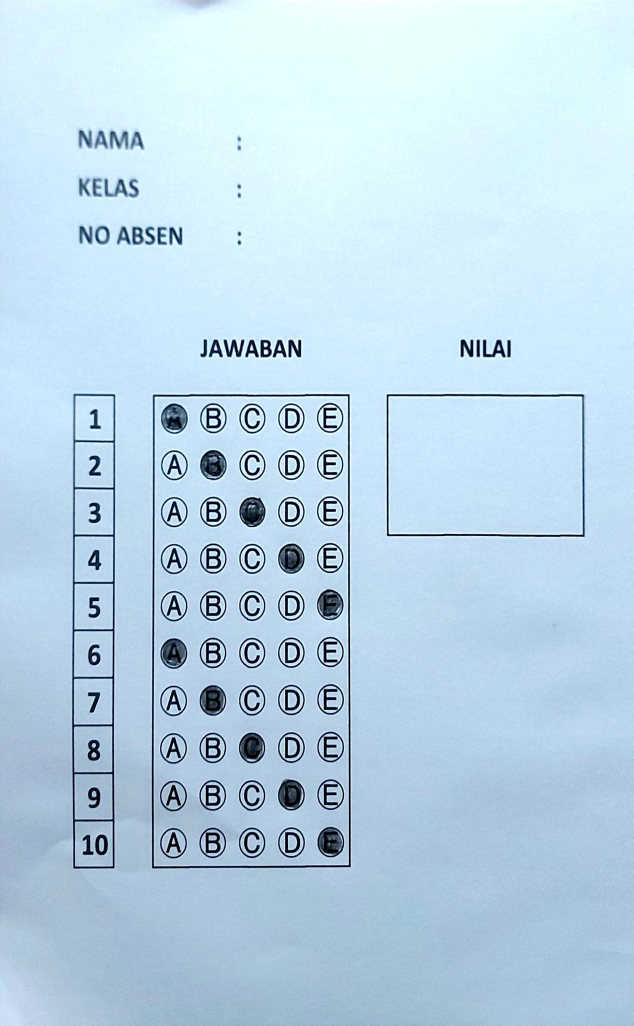
#> input picture semoga.jpeg, 1900 x 3076 px (shown at 1/3 size)
$ python main.py
#> lines starting #> are read from the running program, lines starting #| are printed output that depends on the picture; after the words box and inside, x2 and y2 are one past the last pixel; in counts of white or black regions, pixels touching at a corner belong together
### utlis.py
import cv2
import numpy as np

## TO STACK ALL THE IMAGES IN ONE WINDOW
def stackImages(imgArray,scale,lables=[]):
    rows = len(imgArray)
    cols = len(imgArray[0])
    rowsAvailable = isinstance(imgArray[0], list)
    width = imgArray[0][0].shape[1]
    height = imgArray[0][0].shape[0]
    if rowsAvailable:
        for x in range ( 0, rows):
            for y in range(0, cols):
                imgArray[x][y] = cv2.resize(imgArray[x][y], (0, 0), None, scale, scale)
                if len(imgArray[x][y].shape) == 2: imgArray[x][y]= cv2.cvtColor( imgArray[x][y], cv2.COLOR_GRAY2BGR)
        imageBlank = np.zeros((height, width, 3), np.uint8)
        hor = [imageBlank]*rows
        hor_con = [imageBlank]*rows
        for x in range(0, rows):
            hor[x] = np.hstack(imgArray[x])
            hor_con[x] = np.concatenate(imgArray[x])
        ver = np.vstack(hor)
        ver_con = np.concatenate(hor)
    else:
        for x in range(0, rows):
            imgArray[x] = cv2.resize(imgArray[x], (0, 0), None, scale, scale)
            if len(imgArray[x].shape) == 2: imgArray[x] = cv2.cvtColor(imgArray[x], cv2.COLOR_GRAY2BGR)
        hor= np.hstack(imgArray)
        hor_con= np.concatenate(imgArray)
        ver = hor
    if len(lables) != 0:
        eachImgWidth= int(ver.shape[1] / cols)
        eachImgHeight = int(ver.shape[0] / rows)
        #print(eachImgHeight)
        for d in range(0, rows):
            for c in range (0,cols):
                cv2.rectangle(ver,(c*eachImgWidth,eachImgHeight*d),(c*eachImgWidth+len(lables[d])*13+27,30+eachImgHeight*d),(255,255,255),cv2.FILLED)
                cv2.putText(ver,lables[d],(eachImgWidth*c+10,eachImgHeight*d+20),cv2.FONT_HERSHEY_COMPLEX,0.7,(255,0,255),2)
    return ver


def rectContour(contours):
    rectCon = []
    for i in contours:
        area = cv2.contourArea(i)
       #print("Area ",area)
        if area >50:
            peri = cv2.arcLength(i,True)
            approx = cv2.approxPolyDP(i,0.02*peri,True)
            # print("Per ", peri)
            # print("Approx ", approx)
            # print("Cornor ", len(approx))
            if len(approx) == 4:
                rectCon.append(i)
    rectCon = sorted(rectCon,key=cv2.contourArea,reverse=True)
    return rectCon


def getCornerPoints(cont):
    peri = cv2.arcLength(cont,True)
    approx = cv2.approxPolyDP(cont,0.02*peri,True)
    return approx


def splitBoxes(img):
    boxes = []
    rows = np.vsplit(img,10) #baris
    # cv2.imshow("row",rows[9])
    for r in rows:
        cols = np.hsplit(r,5)
        for box in cols:
            boxes.append(box)
            #cv2.imshow("split",box)
    return boxes

# [12 lines left out: function drawGrid, not called in this run]

def showAnswers(img,myIndex,grading,answers,qNum,nChoices):
    secW = int(img.shape[1]// nChoices)
    secH = int(img.shape[0]//qNum)
    #print(secW)
    #print(secH)
    for x in range (0,qNum):
        #choose box
        myAns = myIndex[x]
        cX = (myAns*secW)+secW//2
        cY = (x*secH)+secH//2
        print(cX)

        #choose coller
        if grading[x] == 1:
            myColor = (0,255,0) # green for correct ans
        else:
            myColor = (0,0,255) # red for wrong ans
            correctAns = answers[x]
            cv2.circle(img,((correctAns*secW)+secW//2,(x*secH)+secH//2),20,(0,255,0),cv2.FILLED)

        #draw circle
        cv2.circle(img,(cX,cY),30,myColor,cv2.FILLED)
    return img

def reorder(myPoints):
    myPoints = myPoints.reshape((4,2))
    myPointsNew= np.zeros((4,1,2),np.int32)

    add = myPoints.sum(1)
    #print("poin", myPoints)
    #print("add", add)

    myPointsNew[0] = myPoints[np.argmin(add)] # 0,0
    myPointsNew[3] = myPoints[np.argmax(add)] # h,w
    diff = np.diff(myPoints, axis=1)
    myPointsNew[1] = myPoints[np.argmin(diff)] # w,0
    myPointsNew[2] = myPoints[np.argmax(diff)] # 0,h
    #print("diff",diff)
    return myPointsNew

### main.py
import cv2 as cv
import numpy as np
import utlis

path = "semoga.jpeg"
lebar = 700
tinggi = 700
questions = 10
choices =5
answers = [0,1,2,3,4,0,1,2,3,3]
maxGrade = 100
#########################


img = cv.imread(path)
#> img is the input picture: shape (3076, 1900, 3); mean B, G, R 231.6, 214, 187.7

# PREPROCESSING
img = cv.resize(img, (lebar,tinggi))
#> img: shape (700, 700, 3)
imgGray = cv.cvtColor(img, cv.COLOR_BGR2GRAY)
imgBlur = cv.GaussianBlur(imgGray, (5,5),1)
imgCanny = cv.Canny(imgBlur, 10,50)
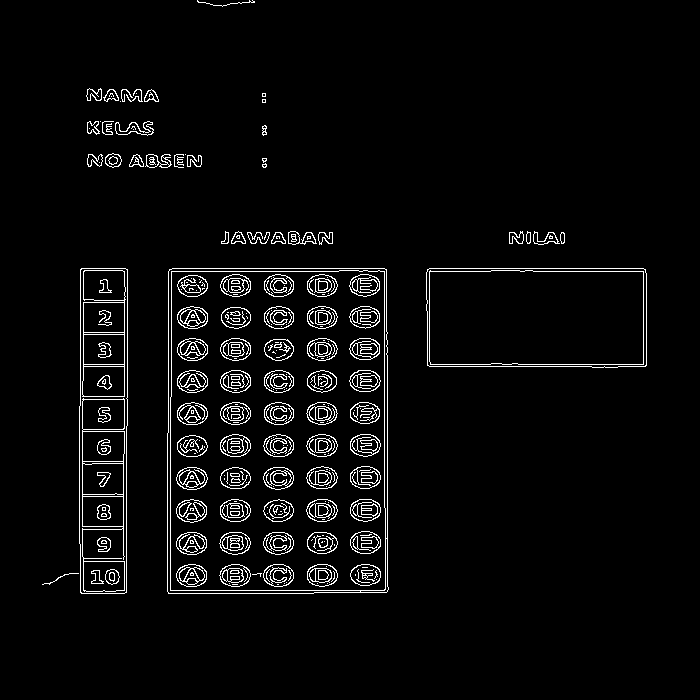
#> imgCanny: shape (700, 700); 3.9% white in thin lines or dots, all inside (x1, y1, x2, y2) = (42, 0, 647, 594)
imgContours= img.copy()
imgBiggestContour = img.copy()
imgFinal = img.copy()

# FIND ALL CONTOURS
contours, hierarchy, = cv.findContours(imgCanny, cv.RETR_EXTERNAL, cv.CHAIN_APPROX_NONE)
#> contours = 39 contours, 17 with area under 20; largest, box (x1, y1, x2, y2) and area: (167, 268, 389, 594) 71183, (426, 268, 647, 368) 21512, (79, 268, 128, 594) 15240, (115, 121, 154, 136) 261, (288, 231, 317, 245) 229
cv.drawContours(imgContours, contours, -1, (0, 255, 0), 10) # DRAW ALL DETECTED CONTOURS
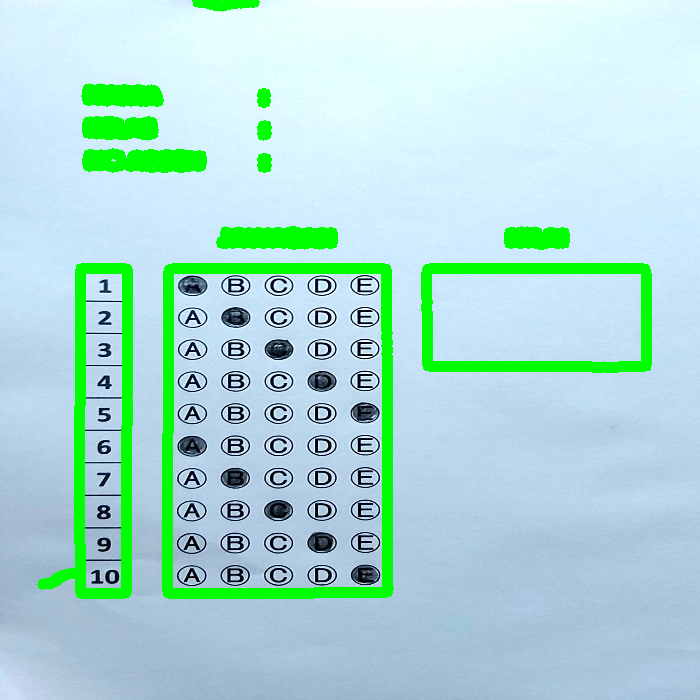
#> imgContours: shape (700, 700, 3); mean B, G, R 214.8, 219, 174.5

rectCon= utlis.rectContour(contours)
#> the loop in rectContour, `for i in contours:` made 39 passes
#> (area, peri, approx) on passes 2 to 4: (21512.5, 634.4, [[427, 269], [429, 366], [646, 365], [643, 268]]), (71183, 1088.6, [[169, 269], [168, 593], [386, 592], [386, 269]]), (15240.5, 742.7, [[81, 268], [80, 592], [124, 593], [127, 269]])
#> after the loop in rectContour, `for i in contours:`: rectCon = 3 contours; box (x1, y1, x2, y2) and area: (167, 268, 389, 594) 71183, (426, 268, 647, 368) 21512, (79, 268, 128, 594) 15240
biggerCon = utlis.getCornerPoints(rectCon[0])
#> in getCornerPoints, `peri = cv2.arcLength(cont,True)`: peri = 1088.6
#> in getCornerPoints, `approx = cv2.approxPolyDP(cont,0.02*peri,True)`: approx = [[169, 269], [168, 593], [386, 592], [386, 269]]
#> biggerCon = [[169, 269], [168, 593], [386, 592], [386, 269]]
print("recon", rectCon[0])
#> (printed output is left out)
print("recon", rectCon[1])
#> (printed output is left out)
#print(biggerCon.shape)
print("biggerCon", biggerCon)
#| biggerCon [[[169 269]]
#|  [[168 593]]
#|  [[386 592]]
#|  [[386 269]]]
gradeCon = utlis.getCornerPoints(rectCon[1])
#> gradeCon = [[427, 269], [429, 366], [646, 365], [643, 268]]
#print (biggerCon)


if biggerCon.size != 0 and gradeCon.size != 0:
    cv.drawContours(imgBiggestContour,biggerCon, -1, (0, 255, 0), 20)
    cv.drawContours(imgBiggestContour,gradeCon, -1, (255, 0, 0), 20)

    biggestContour = utlis.reorder(biggerCon)# REORDER FOR WARPING
#> in reorder, `myPoints = myPoints.reshape((4,2))`: myPoints = [[169, 269], [168, 593], [386, 592], [386, 269]]
#> in reorder, `add = myPoints.sum(1)`: add = [438, 761, 978, 655]
#> in reorder, `diff = np.diff(myPoints, axis=1)`: diff = [100, 425, 206, -117]
#> biggestContour = [[169, 269], [386, 269], [168, 593], [386, 592]]
    gradePoints = utlis.reorder(gradeCon) # REORDER FOR WARPING
#> gradePoints = [[427, 269], [643, 268], [429, 366], [646, 365]]

    pt1 = np.float32(biggestContour) # PREPARE POINTS FOR WAR
#> pt1 = [[169, 269], [386, 269], [168, 593], [386, 592]]
    print("pt1", pt1)
#| pt1 [[[169. 269.]]
#|  [[386. 269.]]
#|  [[168. 593.]]
#|  [[386. 592.]]]
    pt2 = np.float32([[0, 0], [lebar, 0], [0, tinggi], [lebar, tinggi]])# PREPARE POINTS FOR WARP

    matrix = cv.getPerspectiveTransform(pt1, pt2) # GET TRANSFORMATION MATRIX
#> matrix = [[3.22, 0.00994, -546.9], [0, 2.17, -584.7], [-1.42e-05, 1.42e-05, 1]]
    imgWarpColored = cv.warpPerspective(img, matrix, (lebar, tinggi)) # APPLY WARP PERSPECTIVE

    ptsG1 = np.float32(gradePoints)  # PREPARE POINTS FOR WARP
#> ptsG1 = [[427, 269], [643, 268], [429, 366], [646, 365]]
    # PREPARE POINTS FOR WARP
    ptsG2 = np.float32([[0, 0], [325, 0], [0, 150], [325, 150]])
    matrixG = cv.getPerspectiveTransform(ptsG1, ptsG2)# GET TRANSFORMATION MATRIXe
#> matrixG = [[1.52, -0.0314, -642.5], [0.00729, 1.57, -426.5], [4.47e-07, 4.83e-05, 1]]
    imgGradeDisplay = cv.warpPerspective(img, matrixG, (325, 150)) # APPLY WARP PERSPECTIVE

#cv.imshow("Grade",imgGradeDisplay)

    # Apply threshild
    imgWarpGray = cv.cvtColor(imgWarpColored, cv.COLOR_BGR2GRAY) # CONVERT TO GRAYSCALE
    imgThresh = cv.threshold(imgWarpGray, 170, 255, cv.THRESH_BINARY_INV)[1] # APPLY THRESHOLD AND INVERSE
#> imgThresh: shape (700, 700); 25.9% white; 60 white regions, largest, box (x1, y1, x2, y2) and area: (0, 0, 700, 700) 13430, (444, 569, 542, 616) 3587, (585, 639, 683, 685) 3537

    boxes = utlis.splitBoxes(imgThresh) # GET INDIVIDUAL BOXES
#> in splitBoxes, `rows = np.vsplit(img,10)`: rows = 10 items
#> the loop in splitBoxes, `for r in rows:` made 10 passes
#> after the loop in splitBoxes, `for r in rows:`: boxes = 50 items
#> boxes = 50 items
    #cv.imshow("test", boxes[0])
    #utlis.splitBoxes(imgThresh)
    #pixel value
    myPixelsVal = np.zeros((questions, choices)) # TO STORE THE NON ZERO VALUES OF EACH BOX
    countC = 0
    countR = 0

    for image in boxes:
        totalPixels = cv.countNonZero(image)

        myPixelsVal[countR][countC] = totalPixels
        countC += 1
        if (countC == choices):
            countR += 1
            countC = 0
#> this loop made 50 passes
#> totalPixels on passes 1 to 8: 4322, 2603, 2252, 2329, 2634, 2093, 3410, 1716
#> after the loop, countC = 0; countR = 10; myPixelsVal = [[4322, 2603, 2252, 2329, 2634], [2093, 3410, 1716, 1843, 2245], [2167, 2069, 3394, 1857, 2266], [2256, 2123, 1785, 3465, 2262], [2246, 2163, 1813, 1913, 3756], [3916, 2201, 1865, 2016, 2275], [2195, 3511, 1936, 1993, 2384], [2264, 2380, 3477, 2118, 2387], [2527, 2372, 1992, 3587, 2409], [3083, 3191, 2644, 2674, 4362]]
    #print(myPixelsVal)

#cari index
    myIndex = []
    for x in range(0, questions):
        arr = myPixelsVal[x]
       #print('arr',arr)
        myIndexVal = np.where(arr == np.max(arr))
        #print(myIndexVal[0])
        myIndex.append(myIndexVal[0][0])
        print(myIndex)
#> this loop made 10 passes
#> (arr, myIndexVal) on passes 1 to 8: ([4322, 2603, 2252, 2329, 2634], ([0],)), ([2093, 3410, 1716, 1843, 2245], ([1],)), ([2167, 2069, 3394, 1857, 2266], ([2],)), ([2256, 2123, 1785, 3465, 2262], ([3],)), ([2246, 2163, 1813, 1913, 3756], ([4],)), ([3916, 2201, 1865, 2016, 2275], ([0],)), ([2195, 3511, 1936, 1993, 2384], ([1],)), ([2264, 2380, 3477, 2118, 2387], ([2],))
#> (printed output is left out)
#> after the loop, myIndex = [0, 1, 2, 3, 4, 0, 1, 2, 3, 4]

#compare jawaban
    grading = []
    for x in range(0, questions):
        if answers[x] == myIndex[x]:
         grading.append(1)
        else:
            grading.append(0)
            print(grading)
#> after the loop, grading = [1, 1, 1, 1, 1, 1, 1, 1, 1, 0]

    score = (sum(grading)/questions) * maxGrade
#> score = 90
    print(score)
#| 90.0

imgResults = imgWarpColored.copy()
imgResults = utlis.showAnswers(imgWarpColored,myIndex,grading,answers,questions,choices)
#> the loop in showAnswers, `for x in range (0,qNum):` made 10 passes
#> (myAns, cX) on passes 1 to 8: (0, 70), (1, 210), (2, 350), (3, 490), (4, 630), (0, 70), (1, 210), (2, 350)
#> (printed output is left out)
#> after the loop in showAnswers, `for x in range (0,qNum):`:
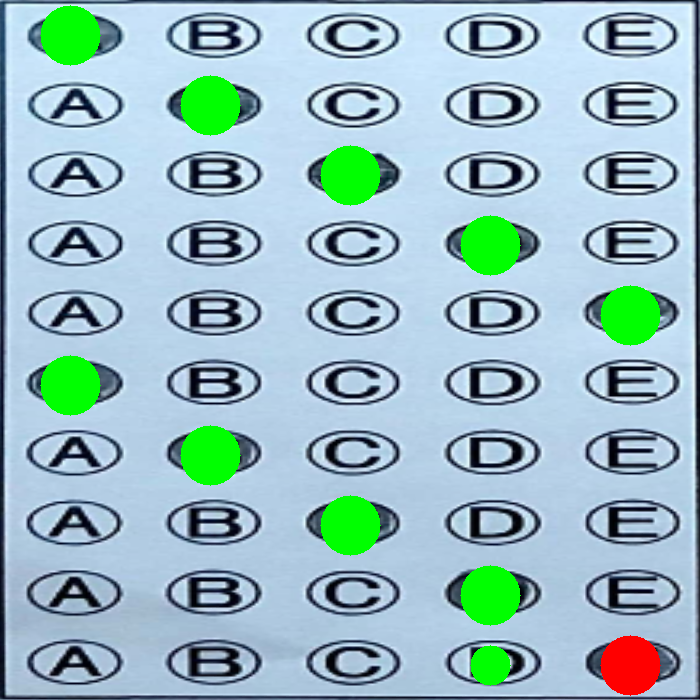
#> img: shape (700, 700, 3); mean B, G, R 192.6, 187.1, 152.8

imgRawDrawing = np.zeros_like(imgWarpColored)
imgRawDrawing = utlis.showAnswers(imgRawDrawing, myIndex, grading, answers, questions, choices)# DRAW ON NEW IMAGE
#> call 2 of showAnswers, with qNum = 10, nChoices = 5
#> the loop in showAnswers (call 2), `for x in range (0,qNum):` made 10 passes
#> (printed output is left out)
#> after the loop in showAnswers (call 2), `for x in range (0,qNum):`:
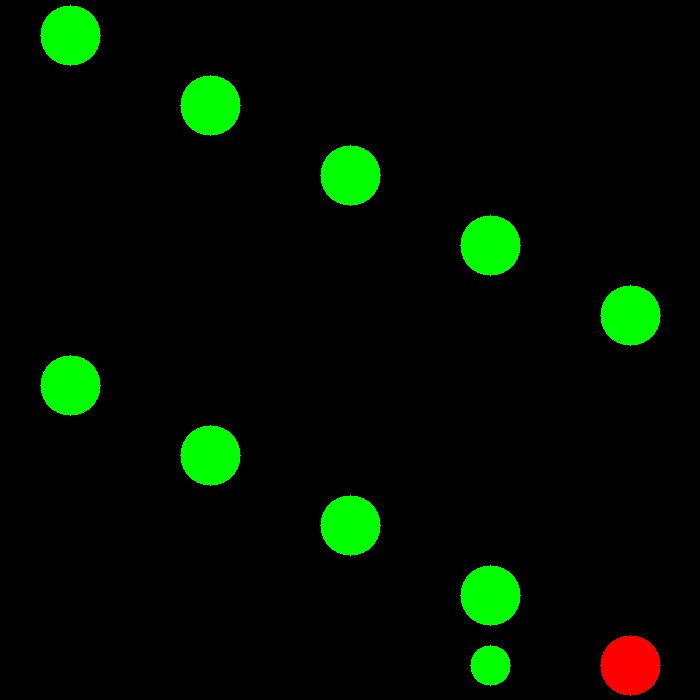
#> img: shape (700, 700, 3); mean B, G, R 0, 13.9, 1.5
invmatrix = cv.getPerspectiveTransform(pt2, pt1)# INVERSE TRANSFORMATION MATRIX# INVERSE TRANSFORMATION MATRIX
#> invmatrix = [[0.312, -0.00253, 169], [0.00118, 0.459, 269], [4.4e-06, -6.55e-06, 1]]
imgInvWarp = cv.warpPerspective(imgRawDrawing, invmatrix, (lebar, tinggi)) # INV IMAGE WARP

imgRawGrade = np.zeros_like(imgGradeDisplay) # NEW BLANK IMAGE WITH GRADE AREA SIZE
cv.putText(imgRawGrade, str(round(score, 1))+"%", (30, 100),cv.FONT_HERSHEY_SIMPLEX, 3, (250, 250, 250), 5) # ADD THE GRADE TO NEW IMAGE
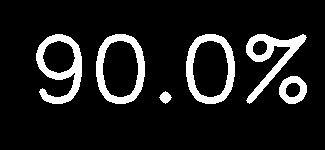
#> imgRawGrade: shape (150, 325, 3); values 0 (black) and 250 (white), 11.4% white; 6 white regions, box (x1, y1, x2, y2) and area: (36, 34, 82, 104) 1314, (246, 34, 307, 104) 1232, (96, 34, 145, 104) 1226, (186, 34, 235, 104) 1226, (279, 76, 307, 104) 452, (159, 91, 172, 104) 101
invMatrixG = cv.getPerspectiveTransform(ptsG2, ptsG1)  # INVERSE TRANSFORMATION MATRIX
#> invMatrixG = [[0.665, 0.000155, 427], [-0.00312, 0.635, 269], [-1.46e-07, -3.07e-05, 1]]
imgInvGradeDisplay = cv.warpPerspective(imgRawGrade, invMatrixG, (lebar, tinggi)) # INV IMAGE WARP

imgFinal = cv.addWeighted(imgFinal, 1, imgInvWarp, 1, 0)
imgFinal = cv.addWeighted(imgFinal, 0.8, imgInvGradeDisplay, -1, 0)
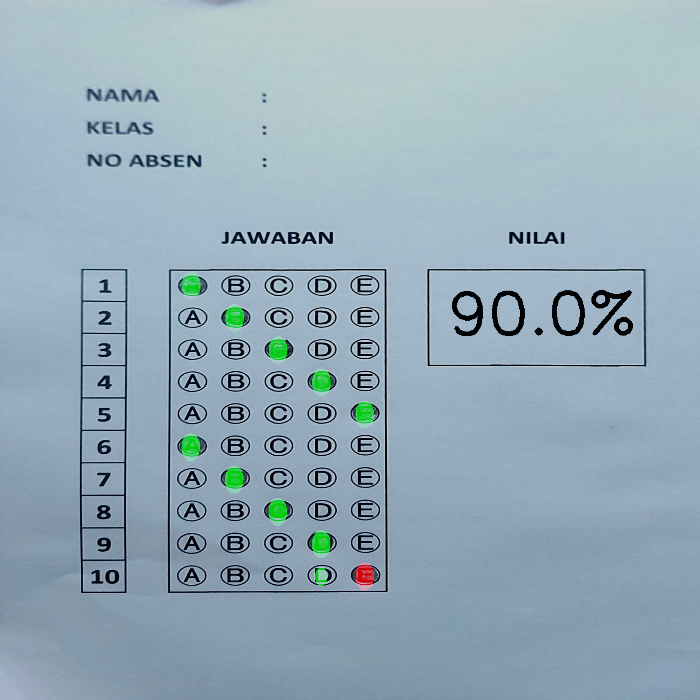
#> imgFinal: shape (700, 700, 3); mean B, G, R 184.2, 171.3, 149.4


imgBlank = np.zeros_like(img)
imageArray = ([img, imgGray, imgBlur, imgCanny],
            [imgContours, imgBiggestContour, imgWarpColored, imgThresh],
            [imgResults, imgRawDrawing, imgInvWarp, imgFinal]
            )

#lables = [["Original", "Gray", "Blur", "Canny"],
 #       ["Contours", "Biggest Con", "Wrap", "Threshold"],
  #      ["Result", "Raw Drwawing", "Inv Warp", "Final"]]

imgStacked = utlis.stackImages(imageArray, 0.3)
#> in stackImages, `rows = len(imgArray)`: rows = 3
#> in stackImages, `cols = len(imgArray[0])`: cols = 4
#> in stackImages, `rowsAvailable = isinstance(imgArray[0], list)`: rowsAvailable = True
#> in stackImages, `hor = [imageBlank]*rows`: hor = 3 items
#> in stackImages, `ver = np.vstack(hor)`:
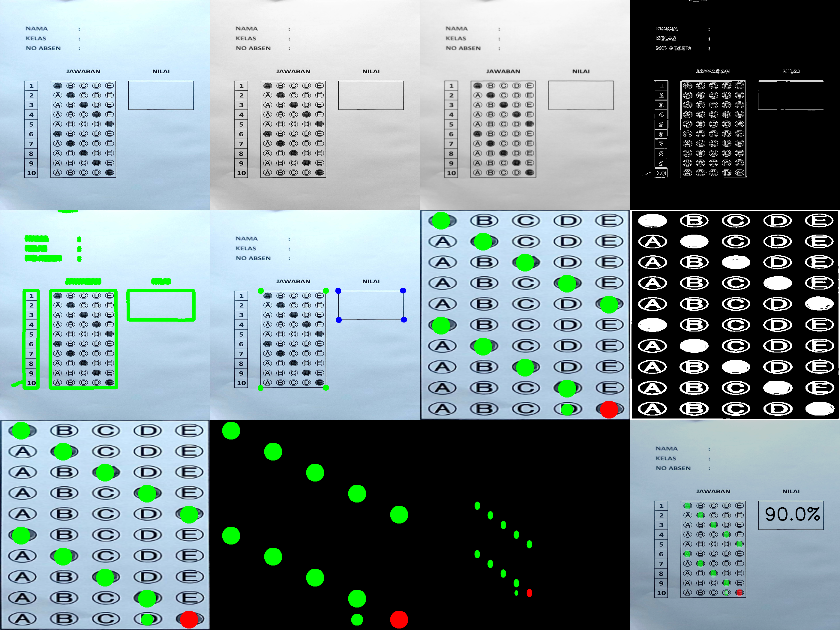
#> ver: shape (630, 840, 3); mean of channels 0, 1, 2 144.7, 141.5, 124.7; drawn as B, G, R
cv.imshow('final', imgFinal)
cv.imshow("Original", imgStacked)
cv.waitKey(0)
